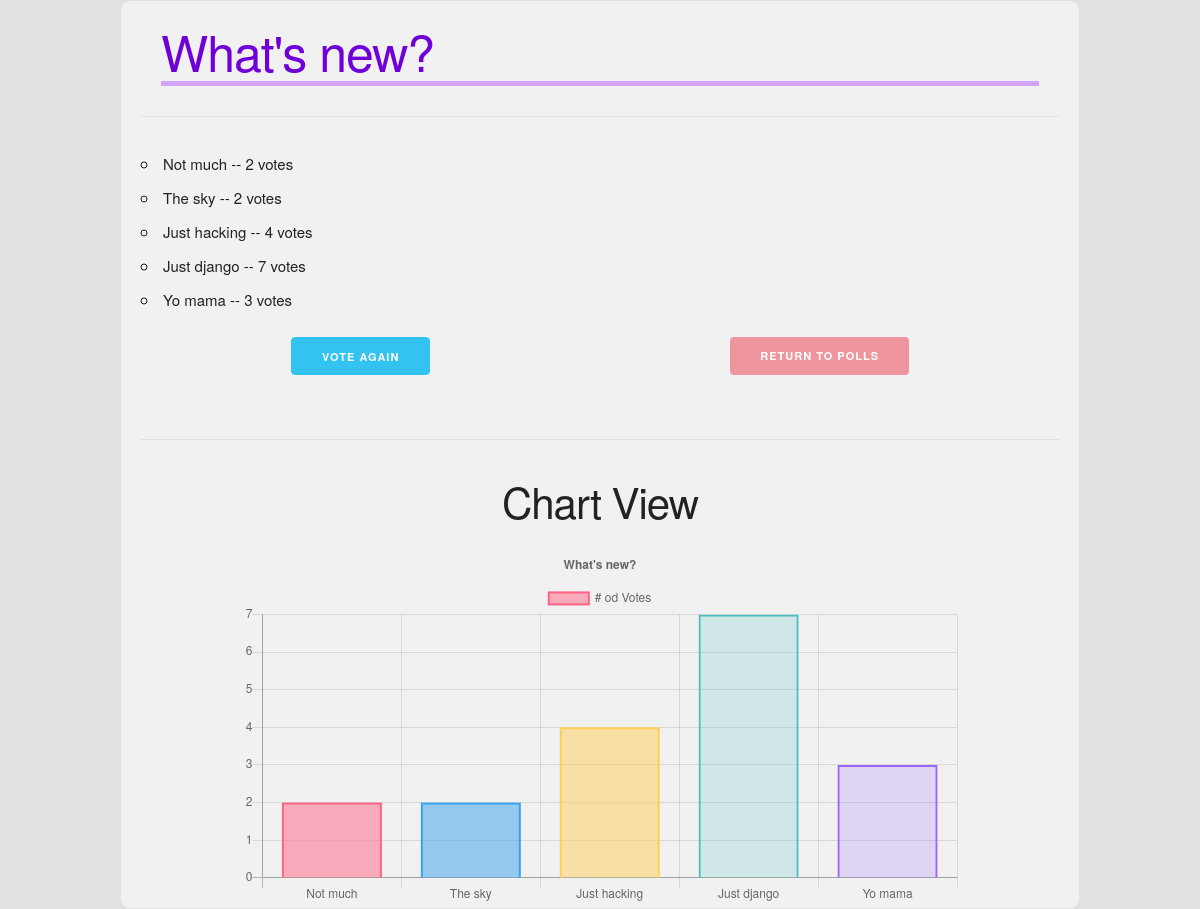
Page /polls/1/results/ on the committed database.
### polls/models.py (models this page shows, shortened)
class Question(models.Model):
    question_text = models.CharField(max_length=200)
    pub_date = models.DateTimeField('date published')

class Choice(models.Model):
    question = models.ForeignKey(Question, on_delete=models.CASCADE)
    choice_text = models.CharField(max_length=200)
    votes = models.IntegerField(default=0)

### polls/views.py (the view)
# urls.py: path('<int:pk>/results/', views.ResultView.as_view(), name='result'),
class ResultView(generic.DetailView):
    model = Question
    template_name = "polls/result.html"

### polls/templates/polls/result.html (shortened to what this page needs)
{% extends 'polls/base.html' %}
{% block content %}
    <h1>{{question.question_text}}</h1> <hr>
    <ul>
    {% for choice in question.choice_set.all %}
        <li>{{choice.choice_text}} -- {{choice.votes}} vote{{choice.votes|pluralize}}</li>
    {% endfor %}
    </ul>
    <div class="vote-btn">
        <a href=" {% url 'polls:detail' question.id %} " class="button button-primary"> Vote again</a>
        <a href=" {% url 'polls:index' %} " class="button button-red"> Return to polls</a>
    </div>
    <br>
    <hr>
    <h2 style="text-align:center">Chart View</h2>
    <div class="chart-area">
      <div class="chart-container">
        <canvas id="chart"> </canvas>
      </div>
    </div>
{% endblock content %}
{% block scripts %}
<script>
var ctx = document.getElementById('chart').getContext('2d');
var chart = new Chart(ctx, {
    // The type of chart we want to create
    type: 'bar',
    // The data for our dataset
    data: {
        labels: [{% for choice in question.choice_set.all %}
        '{{choice.choice_text}}',{% endfor %} ],
        datasets: [{
            label: '# od Votes',
            backgroundColor: ['rgb(255, 99, 132, 0.5)',
                'rgba(54, 162, 235, 0.5)',
                'rgba(255, 206, 86, 0.5)',
                'rgba(75, 192, 192, 0.2)',
                'rgba(153, 102, 255, 0.2)'],
            borderColor: ['rgb(255, 99, 132)',
                'rgba(54, 162, 235, 1)',
                'rgba(255, 206, 86, 1)',
                'rgba(75, 192, 192, 1)',
                'rgba(153, 102, 255, 1)'],
            borderWidth: 2,
            hoverBorderWidth: 5,
            data: [{% for choice in question.choice_set.all %}
        '{{choice.votes}}', {% endfor %} ]
        }]
    },
    // Configuration options go here
    options: {
        scales: {
            yAxes: [{
                ticks: {
                    beginAtZero: true
                }
            }]
        },
        layout: {
            padding: {
                left: 0,
                right: 0,
                top: 0,
                bottom: 0
            },
    },
    title: {
        display: true,
        text: '{{ question.question_text|escapejs }}'
    }
  }
});
</script>
{% endblock scripts %}

### polls/static/polls/skeleton.css (style rules this page uses)
html { font-size: 62.5%; }
body { font-size: 1.5em; line-height: 1.6; font-weight: 400; font-family: "Raleway", "HelveticaNeue", "Helvetica Neue", Helvetica, Arial, sans-serif; color: #222; }
h1, h2, h3, h4, h5, h6 { margin-top: 0; margin-bottom: 2rem; font-weight: 300; }
h1 { font-size: 4rem; line-height: 1.2; letter-spacing: -0.1rem; }
h2 { font-size: 3.6rem; line-height: 1.25; letter-spacing: -0.1rem; }
@media (min-width: 550px) { h1 { font-size: 5rem; } }
@media (min-width: 550px) { h2 { font-size: 4.2rem; } }
a { color: #1eaedb; }
.button, button, input[type="submit"], input[type="reset"], input[type="button"] { display: inline-block; height: 38px; padding: 0 30px; color: #555; text-align: center; font-size: 11px; font-weight: 600; line-height: 38px; letter-spacing: 0.1rem; text-transform: uppercase; text-decoration: none; white-space: nowrap; background-color: transparent; border-radius: 4px; border: 1px solid #bbb; cursor: pointer; box-sizing: border-box; }
.button.button-primary, button.button-primary, input[type="submit"].button-primary, input[type="reset"].button-primary, input[type="button"].button-primary { color: #fff; background-color: #33c3f0; border-color: #33c3f0; }
ul { list-style: circle inside; }
ol, ul { padding-left: 0; margin-top: 0; }
li { margin-bottom: 1rem; }
button, .button { margin-bottom: 1rem; }
pre, blockquote, dl, figure, table, p, ul, ol, form { margin-bottom: 2.5rem; }
hr { margin-top: 3rem; margin-bottom: 3.5rem; border-width: 0; border-top: 1px solid #e1e1e1; }

### polls/static/polls/custom.css (style rules this page uses)
.chart-container { width: 60vw; }
#chart { width: 65%; }
.button-red { background-color: #ee959e; color: #fff; border: none; }
.chart-area { display: flex; justify-content: center; width: 100%; }
canvas { margin: 0 auto; width: 50%; }

### polls/static/polls/polls.css (style rules this page uses)
h1 { color: #6f00d7; border-bottom: 5px solid; border-color: #d3a4ff; margin: 20px; }
body { background-color: #e1e1e1; padding: 0px; }
.vote-btn { display: -webkit-box; display: -ms-flexbox; display: flex; -ms-flex-pack: distribute; justify-content: space-around; }

### rows in the picture
Question: question_text "What's new?"
Choice: choice_text "Not much", votes "2"
Choice: choice_text "The sky", votes "2"
Choice: choice_text "Just hacking", votes "4"
Choice: choice_text "Just django", votes "7"
Choice: choice_text "Yo mama", votes "3"

### other values in the picture
chart data {{ choice.choice_text }} Not much, The sky, Just hacking, Just django, Yo mama
chart data {{ choice.votes }} 2, 2, 4, 7, 3
